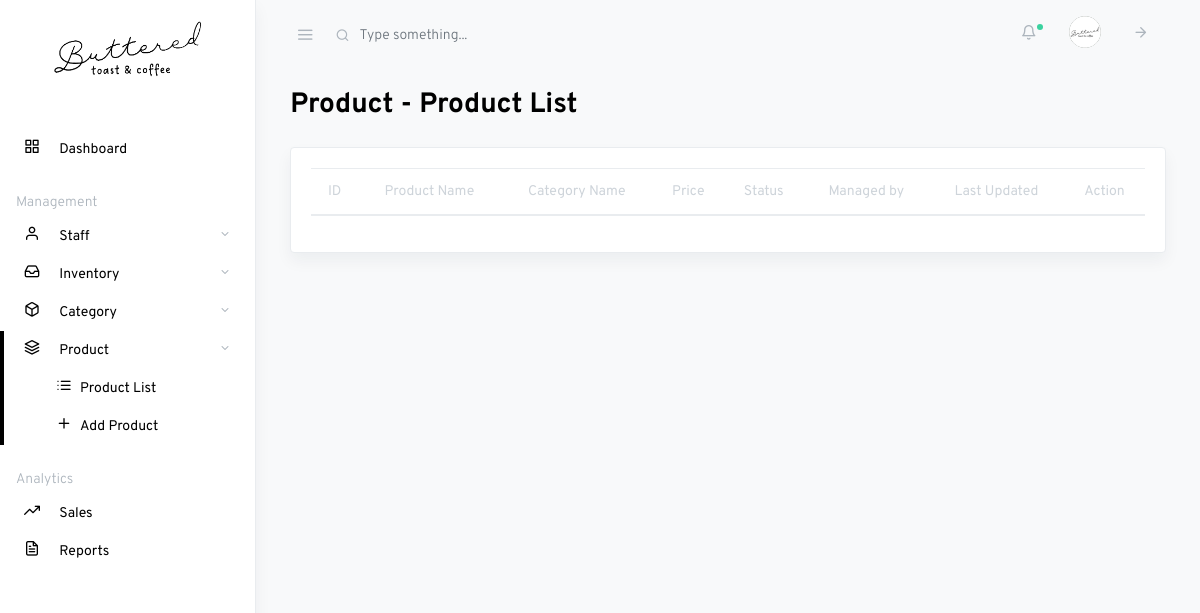
The app's page /owner-product-list.php (signed in), older data.
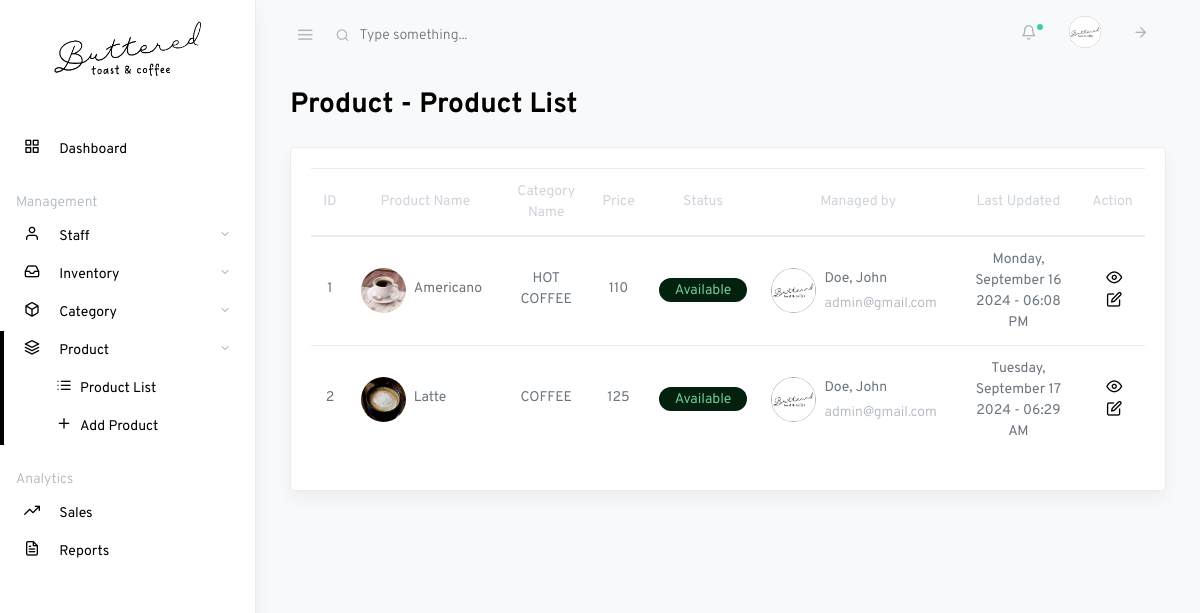
The same page, newer data.
### tables this page shows
CREATE TABLE `owner` (
  `owner_id` int(11) NOT NULL,
  `username` varchar(50) NOT NULL,
  `password` varchar(255) NOT NULL,
  `email` text NOT NULL,
  `firstname` text NOT NULL,
  `lastname` text NOT NULL,
  `contact_number` text NOT NULL,
  `photo` text NOT NULL,
  `account_created` timestamp(6) NOT NULL DEFAULT current_timestamp(6) ON UPDATE current_timestamp(6)
);

CREATE TABLE `product` (
  `product_id` int(11) NOT NULL,
  `owner_id` int(11) NOT NULL,
  `product_name` text NOT NULL,
  `category_name` text NOT NULL,
  `price` int(11) NOT NULL,
  `status` int(1) NOT NULL,
  `photo` text NOT NULL,
  `last_updated` timestamp(6) NOT NULL DEFAULT current_timestamp(6) ON UPDATE current_timestamp(6)
);

### owner-product-list.php (the view, shortened to what the rows shown need)
<!DOCTYPE html>
<html lang="en">
<head>
    <?php include 'partials/header.php'; ?>
    <link rel="stylesheet" href="css/dataTables.bootstrap4.css">
</head>
<body class="vertical  light">
    <div class="wrapper">
        <?php include 'partials/owner-navbar.php'; ?>
        <main role="main" class="main-content">
            <div class="container-fluid">
                <div class="row justify-content-center">
                    <div class="col-12">
                        <h2 class="page-title">Product - Product List</h2>
                        <div class="row my-4">
                            <div class="col-md-12">
                                <div class="card shadow">
                                    <div class="card-body">
                                        <table class="table datatables" id="dataTable-1">
                                            <thead>
                                                <tr class="text-center">
                                                    <th>ID</th>
                                                    <th>Product Name</th>
                                                    <th>Category Name</th>
                                                    <th>Price</th>
                                                    <th>Status</th>
                                                    <th>Managed by</th>
                                                    <th>Last Updated</th>
                                                    <th>Action</th>
                                                </tr>
                                            </thead>
                                            <tbody>
                                                <?php
                                                $sql1 = "SELECT * FROM product";
                                                $r = mysqli_query($link, $sql1);
                                                if ($r->num_rows > 0) {
                                                    while ($row1 = mysqli_fetch_assoc($r)) {
                                                        $owner_id = $row1['owner_id'];
                                                        $sql3 = "SELECT * FROM owner WHERE owner_id = $owner_id";
                                                        $result3 = mysqli_query($link, $sql3);
                                                        $row3 = mysqli_fetch_assoc($result3);
                                                        ?>
                                                        <tr class="text-center">
                                                            <td>
                                                                <p class="fw-normal mb-1">
                                                                    <?php echo $row1['product_id']; ?>
                                                                </p>
                                                            </td>
                                                            <td>
                                                                <div class="d-flex align-items-center">
                                                                    <img src="storage/products/<?php if ($row1["photo"] != "") {
                                                                        echo $row1["photo"];
                                                                    } else {
                                                                        echo 'default_image.png';
                                                                    } ?>" alt="" style="width: 45px; height: 45px"
                                                                        class="rounded-circle" />
                                                                    <div class="ms-3 text-left mx-2">
                                                                        <p class="fw-bold mb-1">
                                                                            <?php echo $row1['product_name']; ?>
                                                                        </p>
                                                                    </div>
                                                                </div>
                                                            </td>
                                                            <td>
                                                                <p class="fw-normal mb-1">
                                                                    <?php echo $row1['category_name']; ?>
                                                                </p>
                                                            </td>
                                                            <td>
                                                                <p class="fw-normal mb-1">
                                                                    <?php echo $row1['price']; ?>
                                                                </p>
                                                            </td>
                                                            <td>
                                                                <?php if ($row1['status'] == 0) {
                                                                    echo '<span class="badge badge-success rounded-pill d-inline px-3">Available</span>';
                                                                } elseif ($row1['status'] == 1) {
                                                                    echo '<span class="badge badge-danger rounded-pill d-inline px-3">Unavailable</span>';
                                                                } ?>
                                                            </td>
                                                            <td>
                                                                <div class="d-flex align-items-center">
                                                                    <img src="storage/profile/<?php if ($row3["photo"] != "") {
                                                                        echo $row3["photo"];
                                                                    } else {
                                                                        echo 'default_image.png';
                                                                    } ?>" alt="" style="width: 45px; height: 45px"
                                                                        class="rounded-circle" />
                                                                    <div class="ms-3 text-left mx-2">
                                                                        <p class="fw-bold mb-1">
                                                                            <?php echo $row3['lastname']; ?>,
                                                                            <?php echo $row3['firstname']; ?>
                                                                        </p>
                                                                        <p class="text-muted mb-0"><?php echo $row3['email']; ?>
                                                                        </p>
                                                                    </div>
                                                                </div>
                                                            </td>
                                                            <td>
                                                                <?php $formattedDate = date("l, F j Y - h:i A", strtotime($row1["last_updated"]));
                                                                echo $formattedDate; ?>
                                                            </td>
                                                            <td>
                                                                <div class="d-inline">
                                                                    <a class="ml-1 action-icon" href="#" data-toggle="modal"
                                                                        type="button"
                                                                        data-target="#view-product-<?php echo $row1['product_id'] ?>">
                                                                        <i class="fe fe-eye fe-16"></i>
                                                                    </a>
                                                                    <a class="ml-1 action-icon" href="#" data-toggle="modal"
                                                                        type="button"
                                                                        data-target="#edit-product-<?php echo $row1['product_id'] ?>">
                                                                        <i class="fe fe-edit fe-16"></i>
                                                                    </a>
                                                                </div>
                                                            </td>
                                                        </tr>
                                                        <?php
                                                    }
                                                }
                                                ?>
                                            </tbody>
                                        </table>
                                    </div>
                                </div>
                            </div>
                        </div>
                    </div>
                </div>
            </div>
        </main>
    </div>
</body>
</html>

### partials/owner-navbar.php (shortened to what the rows shown need)
<?php
require_once "config.php";
$sql = "SELECT * FROM owner WHERE owner_id = '".$_SESSION['id']."'";
$result = mysqli_query($link, $sql);
$row = mysqli_fetch_assoc($result);
?>
<nav class="topnav navbar navbar-light">
    <ul class="nav">
        <li class="nav-item">
            <a class="nav-link text-muted" href="./#">
                <span class="avatar avatar-sm">
                    <img src="storage/profile/<?php if ($row["photo"] != "" ) { echo $row["photo"]; } else { echo 'default_image.png'; } ?>" alt="..." class="avatar-img rounded-circle">
                </span>
            </a>
        </li>
    </ul>
</nav>

Row changes from the older to the newer data that the page shows:
added product: product_id "1", photo (picture), product_name "Americano", category_name "HOT COFFEE", price "110", status "Available", owner.photo (picture), owner.lastname "Doe", owner.firstname "John", owner.email "admin@gmail.com", last_updated "Monday, September 16 2024 - 06:08 PM"
added product: product_id "2", photo (picture), product_name "Latte", category_name "COFFEE", price "125", status "Available", owner.photo (picture), owner.lastname "Doe", owner.firstname "John", owner.email "admin@gmail.com", last_updated "Tuesday, September 17 2024 - 06:29 AM"
